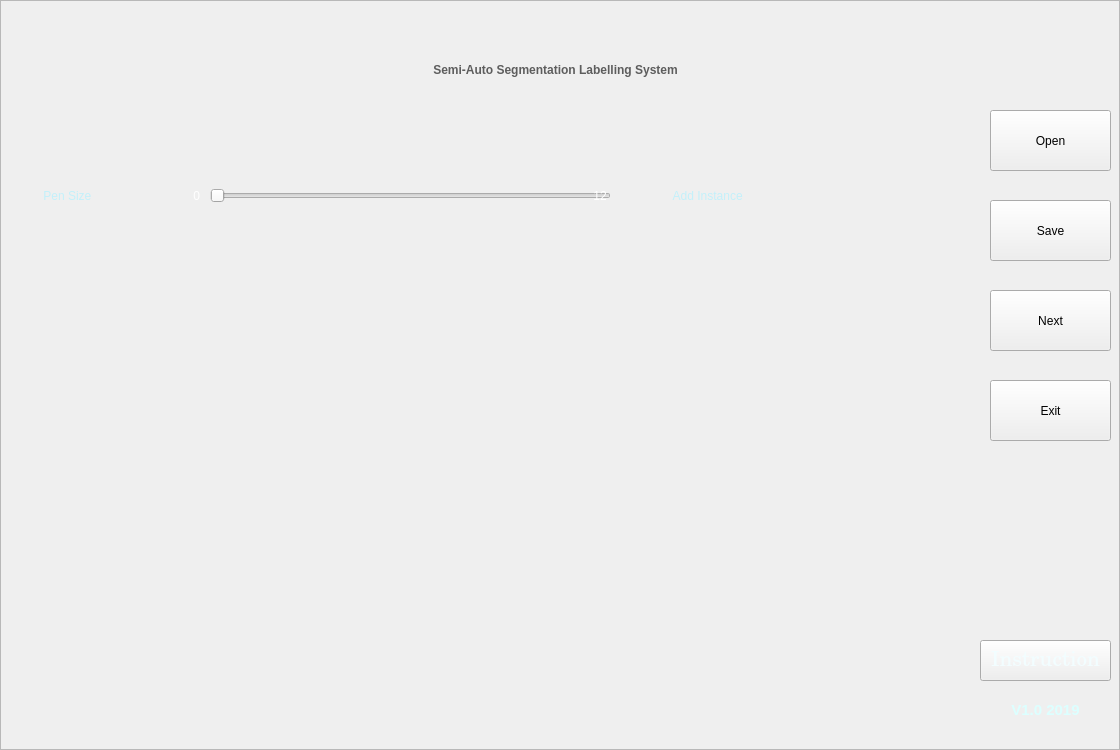
<?xml version="1.0" encoding="UTF-8"?>
<ui version="4.0">
 <class>MainWindow</class>
 <widget class="QMainWindow" name="MainWindow">
  <property name="geometry">
   <rect>
    <x>0</x>
    <y>0</y>
    <width>1120</width>
    <height>750</height>
   </rect>
  </property>
  <property name="windowTitle">
   <string>MainWindow</string>
  </property>
  <property name="styleSheet">
   <string notr="true"/>
  </property>
  <widget class="QWidget" name="centralWidget">
   <widget class="QFrame" name="frame">
    <property name="geometry">
     <rect>
      <x>0</x>
      <y>0</y>
      <width>1120</width>
      <height>750</height>
     </rect>
    </property>
    <property name="styleSheet">
     <string notr="true">border-image: url(:/images/bg1.jpg);</string>
    </property>
    <property name="frameShape">
     <enum>QFrame::StyledPanel</enum>
    </property>
    <property name="frameShadow">
     <enum>QFrame::Raised</enum>
    </property>
    <widget class="QLabel" name="lbl_src">
     <property name="geometry">
      <rect>
       <x>40</x>
       <y>260</y>
       <width>450</width>
       <height>450</height>
      </rect>
     </property>
     <property name="styleSheet">
      <string notr="true">border-image: url(:/images/empty.jpg);</string>
     </property>
     <property name="text">
      <string/>
     </property>
    </widget>
    <widget class="QLabel" name="label_4">
     <property name="geometry">
      <rect>
       <x>170</x>
       <y>30</y>
       <width>771</width>
       <height>81</height>
      </rect>
     </property>
     <property name="styleSheet">
      <string notr="true">border-image: url(:/images/btn3.png);
font: 25 24pt &quot;Microsoft YaHei&quot;;</string>
     </property>
     <property name="text">
      <string>&lt;html&gt;&lt;head/&gt;&lt;body&gt;&lt;p align=&quot;center&quot;&gt;&lt;span style=&quot; font-weight:600; color:#5d5d5d;&quot;&gt;Semi-Auto Segmentation Labelling System&lt;/span&gt;&lt;/p&gt;&lt;/body&gt;&lt;/html&gt;</string>
     </property>
    </widget>
    <widget class="QLabel" name="lbl_mask">
     <property name="geometry">
      <rect>
       <x>510</x>
       <y>260</y>
       <width>450</width>
       <height>450</height>
      </rect>
     </property>
     <property name="styleSheet">
      <string notr="true">border-image: url(:/images/empty.jpg);</string>
     </property>
     <property name="text">
      <string/>
     </property>
    </widget>
    <widget class="QPushButton" name="btn_next">
     <property name="geometry">
      <rect>
       <x>990</x>
       <y>290</y>
       <width>121</width>
       <height>61</height>
      </rect>
     </property>
     <property name="styleSheet">
      <string notr="true">border-image: url(:/images/btn1.png);
font: 20pt &quot;黑体&quot;;</string>
     </property>
     <property name="text">
      <string>Next</string>
     </property>
    </widget>
    <widget class="QPushButton" name="btn_exit">
     <property name="geometry">
      <rect>
       <x>990</x>
       <y>380</y>
       <width>121</width>
       <height>61</height>
      </rect>
     </property>
     <property name="styleSheet">
      <string notr="true">border-image: url(:/images/btn1.png);
font: 20pt &quot;黑体&quot;;</string>
     </property>
     <property name="text">
      <string>Exit</string>
     </property>
    </widget>
    <widget class="QLabel" name="label_3">
     <property name="geometry">
      <rect>
       <x>980</x>
       <y>690</y>
       <width>131</width>
       <height>41</height>
      </rect>
     </property>
     <property name="styleSheet">
      <string notr="true">border-image: url(:/images/btn6.png);</string>
     </property>
     <property name="text">
      <string>&lt;html&gt;&lt;head/&gt;&lt;body&gt;&lt;p align=&quot;center&quot;&gt;&lt;span style=&quot; font-size:11pt; font-weight:600; color:#dcffff;&quot;&gt;V1.0 2019&lt;/span&gt;&lt;/p&gt;&lt;/body&gt;&lt;/html&gt;</string>
     </property>
    </widget>
    <widget class="QPushButton" name="btn_open">
     <property name="geometry">
      <rect>
       <x>990</x>
       <y>110</y>
       <width>121</width>
       <height>61</height>
      </rect>
     </property>
     <property name="styleSheet">
      <string notr="true">border-image: url(:/images/btn1.png);
font: 20pt &quot;黑体&quot;;</string>
     </property>
     <property name="text">
      <string>Open</string>
     </property>
    </widget>
    <widget class="QPushButton" name="btn_save">
     <property name="geometry">
      <rect>
       <x>990</x>
       <y>200</y>
       <width>121</width>
       <height>61</height>
      </rect>
     </property>
     <property name="styleSheet">
      <string notr="true">border-image: url(:/images/btn1.png);
font: 20pt &quot;黑体&quot;;</string>
     </property>
     <property name="text">
      <string>Save</string>
     </property>
    </widget>
    <widget class="QSlider" name="horizontalSlider">
     <property name="geometry">
      <rect>
       <x>210</x>
       <y>180</y>
       <width>401</width>
       <height>31</height>
      </rect>
     </property>
     <property name="styleSheet">
      <string notr="true">border-image: url(:/images/btn6.png);</string>
     </property>
     <property name="orientation">
      <enum>Qt::Horizontal</enum>
     </property>
    </widget>
    <widget class="QLabel" name="label">
     <property name="geometry">
      <rect>
       <x>40</x>
       <y>180</y>
       <width>131</width>
       <height>31</height>
      </rect>
     </property>
     <property name="styleSheet">
      <string notr="true">border-image: url(:/images/btn2.png);
color: rgb(195, 240, 250);
font: 18pt &quot;Times New Roman&quot;;</string>
     </property>
     <property name="text">
      <string> Pen Size</string>
     </property>
    </widget>
    <widget class="QPushButton" name="btn_instruction">
     <property name="geometry">
      <rect>
       <x>980</x>
       <y>640</y>
       <width>131</width>
       <height>41</height>
      </rect>
     </property>
     <property name="font">
      <font>
       <family>Century</family>
       <pointsize>16</pointsize>
       <weight>50</weight>
       <italic>false</italic>
       <bold>false</bold>
      </font>
     </property>
     <property name="styleSheet">
      <string notr="true">border-image: url(:/images/btn6.png);
color: rgb(242, 253, 255);
font: 16pt &quot;Century&quot;;
</string>
     </property>
     <property name="text">
      <string>Instruction</string>
     </property>
    </widget>
    <widget class="QLabel" name="label_2">
     <property name="geometry">
      <rect>
       <x>590</x>
       <y>180</y>
       <width>41</width>
       <height>31</height>
      </rect>
     </property>
     <property name="styleSheet">
      <string notr="true">border-image: url(:/images/btn6.png);
font: 14pt &quot;黑体&quot;;
color: rgb(255, 255, 255);</string>
     </property>
     <property name="text">
      <string> 12 </string>
     </property>
    </widget>
    <widget class="QLabel" name="label_5">
     <property name="geometry">
      <rect>
       <x>190</x>
       <y>180</y>
       <width>31</width>
       <height>31</height>
      </rect>
     </property>
     <property name="styleSheet">
      <string notr="true">border-image: url(:/images/btn6.png);
font: 14pt &quot;黑体&quot;;
color: rgb(255, 255, 255);</string>
     </property>
     <property name="text">
      <string> 0</string>
     </property>
    </widget>
    <widget class="QLabel" name="label_6">
     <property name="geometry">
      <rect>
       <x>830</x>
       <y>110</y>
       <width>151</width>
       <height>151</height>
      </rect>
     </property>
     <property name="styleSheet">
      <string notr="true">border-image: url(:/images/color3.png);</string>
     </property>
     <property name="text">
      <string/>
     </property>
    </widget>
    <widget class="QLabel" name="label_7">
     <property name="geometry">
      <rect>
       <x>670</x>
       <y>180</y>
       <width>151</width>
       <height>31</height>
      </rect>
     </property>
     <property name="styleSheet">
      <string notr="true">border-image: url(:/images/btn2.png);
color: rgb(195, 240, 250);
font: 16pt &quot;Times New Roman&quot;;</string>
     </property>
     <property name="text">
      <string> Add Instance</string>
     </property>
    </widget>
   </widget>
  </widget>
  <action name="actionOpen">
   <property name="text">
    <string>Open</string>
   </property>
  </action>
  <action name="actionSave">
   <property name="text">
    <string>Save</string>
   </property>
  </action>
  <action name="actionSave_as">
   <property name="text">
    <string>Save as</string>
   </property>
  </action>
 </widget>
 <layoutdefault spacing="6" margin="11"/>
 <resources/>
 <connections/>
</ui>
